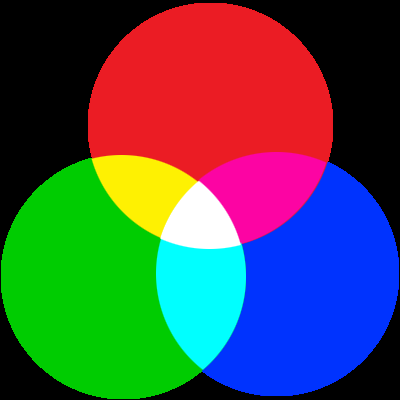
#> input picture Python_Tutorials/images/BRG.png, 400 x 400 px
$ python T25_opencv_read_split_resize_image.py
#> lines starting #> are read from the running program, lines starting #| are printed output that depends on the picture
import cv2
# import numpy as np
# import matplotlib.pyplot as plt


# Read an image file
img = cv2.imread("images/BRG.png",1)  # 0 - Grayscal, 1 - Color
#> img is the input picture: shape (400, 400, 3); mean B, G, R 77.9, 79.9, 71.7
print("Img size: ",img.shape)
#| Img size:  (400, 400, 3)

# Check pixel values:  Blue Green Red(BRG) in OpenCV
print("Top left: ",img[0,0])
#| Top left:  [0 0 0]
print("Top right: ",img[0,300])
#| Top right:  [0 0 0]
print("Bottom left: ",img[300,0])
#| Bottom left:  [0 0 0]
print("Bottom right: ",img[300,300])
#| Bottom right:  [254  51   0]

# Display the image
cv2.imshow("Orginal img:",img)

# # Individual Pixel Values from NumPy Array
# blue  = img[:,:,0];
# green = img[:,:,1];
# red   = img[:,:,2];

# OR equivalently:
blue, green, red = cv2.split(img)
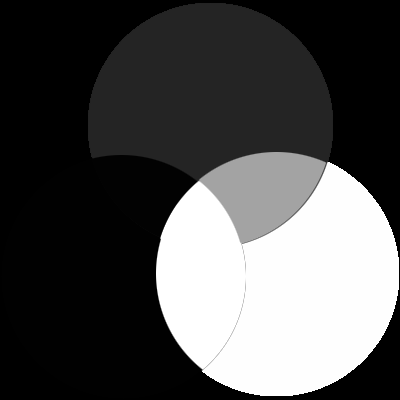
#> blue: shape (400, 400); min 0, max 255, mean 77.9
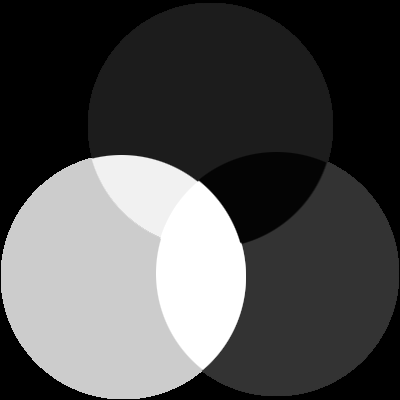
#> green: shape (400, 400); min 0, max 255, mean 79.9
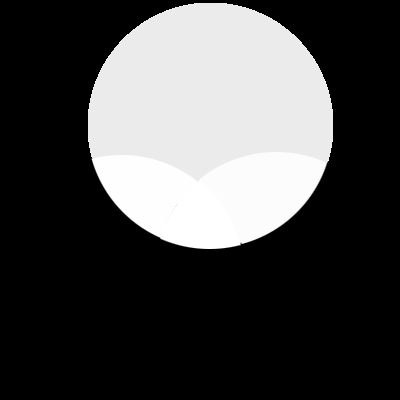
#> red: shape (400, 400); min 0, max 255, mean 71.7

cv2.imshow("Blue pixels:",blue)
cv2.imshow("Green pixels:",green)
cv2.imshow("Red pixels:",red)

# Marge the channels
img_merge = cv2.merge((blue,green,red))
cv2.imshow("Marged channels:",img_merge)

# Resize Image
resize = cv2.resize(img, None, fx=2, fy=2, interpolation = cv2.INTER_CUBIC)
cv2.imshow("Resize image:",resize)

cv2.waitKey(0)
cv2.destroyAllWindows()

# [17 lines of commented-out code are left out]
